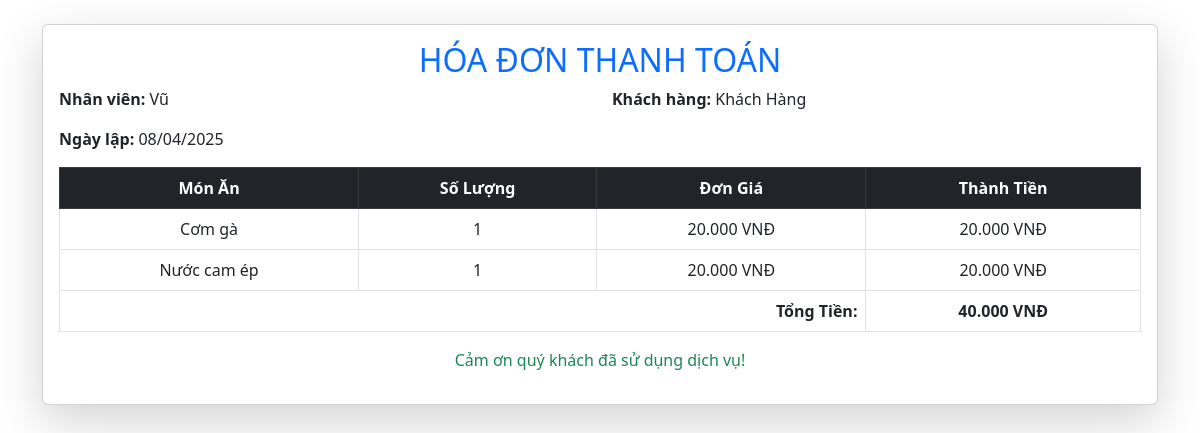
The page /Admin/hoadon.php?mahd=HD001 (signed in) on the database its author committed.
### tables this page shows
CREATE TABLE `nhanvien` (
  `MANV` varchar(5) NOT NULL,
  `HOTEN` varchar(30) DEFAULT NULL,
  `SDT` decimal(10,0) DEFAULT NULL,
  `EMAIL` varchar(50) DEFAULT NULL,
  `MATKHAU` varchar(32) DEFAULT NULL
);

CREATE TABLE `khachhang` (
  `MAKH` varchar(5) NOT NULL,
  `TENKH` varchar(30) DEFAULT NULL,
  `SDT` char(10) DEFAULT NULL
);

CREATE TABLE `hoadon` (
  `MAHD` varchar(5) NOT NULL,
  `MANV` varchar(5) DEFAULT NULL,
  `MABAN` varchar(5) DEFAULT NULL,
  `MAKH` varchar(5) DEFAULT NULL,
  `TONGTIEN` float DEFAULT NULL,
  `HD_DATE` date DEFAULT NULL,
  `HD_TRANGTHAI` varchar(15) DEFAULT NULL
);

CREATE TABLE `chitiethoadon` (
  `MAHD` varchar(5) DEFAULT NULL,
  `MAMON` varchar(5) DEFAULT NULL,
  `SOLUONG` decimal(2,0) DEFAULT NULL
);

CREATE TABLE `mon` (
  `MAMON` varchar(5) NOT NULL,
  `MALOAI` char(5) DEFAULT NULL,
  `MABUOI` char(5) DEFAULT NULL,
  `TENMON` varchar(30) DEFAULT NULL,
  `HINHANH` varchar(500) DEFAULT NULL,
  `DONGIA` float DEFAULT NULL,
  `THANHPHAN` varchar(100) DEFAULT NULL
);

### Admin/hoadon.php (the view, shortened to what this page needs)
<?php
require_once '../config/db.php';
$manv = $_SESSION['manv'];
$mahd = $_GET['mahd'] ?? null;
$sql_nv = "SELECT HOTEN FROM NHANVIEN WHERE MANV = '$manv'";
$query_nv = mysqli_query($conn, $sql_nv);
$nhanvien = mysqli_fetch_assoc($query_nv);
$tennv = $nhanvien['HOTEN'] ?? 'Không xác định';
$sql_hd = "SELECT * FROM HOADON WHERE MAHD = '$mahd'";
$query_hd = mysqli_query($conn, $sql_hd);
$hoadon = mysqli_fetch_assoc($query_hd);
$sql_kh = "SELECT TENKH FROM KHACHHANG WHERE MAKH = '{$hoadon['MAKH']}'";
$query_kh = mysqli_query($conn, $sql_kh);
$khachhang = mysqli_fetch_assoc($query_kh);
$sql_monan = "SELECT MON.TENMON, CHITIETHOADON.SOLUONG, MON.DONGIA
              FROM CHITIETHOADON
              JOIN MON ON CHITIETHOADON.MAMON = MON.MAMON
              WHERE CHITIETHOADON.MAHD = '$mahd'";
$query_monan = mysqli_query($conn, $sql_monan);
?>
<!DOCTYPE html>
<html lang="vi">
<head>
    <link href="https://cdn.jsdelivr.net/npm/bootstrap@5.3.0/dist/css/bootstrap.min.css" rel="stylesheet">
</head>
<body>
    <div class="container my-4">
        <div class="card shadow-lg">
            <div class="card-body">
                <h2 class="text-center text-primary">HÓA ĐƠN THANH TOÁN</h2>
                <div class="row mb-3">
                    <div class="col-md-6"><strong>Nhân viên:</strong> <?php echo $tennv; ?></div>
                    <div class="col-md-6"><strong>Khách hàng:</strong> <?php echo $khachhang['TENKH'] ?? 'Không xác định'; ?></div>
                </div>
                <div class="mb-3"><strong>Ngày lập:</strong> <?php echo date('d/m/Y', strtotime($hoadon['HD_DATE'])); ?></div>
                <table class="table table-bordered text-center">
                    <thead class="table-dark">
                        <tr>
                            <th>Món Ăn</th>
                            <th>Số Lượng</th>
                            <th>Đơn Giá</th>
                            <th>Thành Tiền</th>
                        </tr>
                    </thead>
                    <tbody>
                        <?php $tongTien = 0; while ($row = mysqli_fetch_assoc($query_monan)) {
                            $thanhtien = $row['SOLUONG'] * $row['DONGIA'];
                            $tongTien += $thanhtien;
                        ?>
                        <tr>
                            <td><?php echo $row['TENMON']; ?></td>
                            <td><?php echo $row['SOLUONG']; ?></td>
                            <td><?php echo number_format($row['DONGIA'], 0, ',', '.'); ?> VNĐ</td>
                            <td><?php echo number_format($thanhtien, 0, ',', '.'); ?> VNĐ</td>
                        </tr>
                        <?php } ?>
                    </tbody>
                    <tfoot>
                        <tr>
                            <th colspan="3" class="text-end">Tổng Tiền:</th>
                            <th><?php echo number_format($tongTien, 0, ',', '.'); ?> VNĐ</th>
                        </tr>
                    </tfoot>
                </table>
                <p class="text-center mt-3 text-success">Cảm ơn quý khách đã sử dụng dịch vụ!</p>
            </div>
        </div>
    </div>
</body>
</html>

### rows shown on the page
nhanvien: HOTEN "Vũ"
khachhang: TENKH "Khách Hàng"
hoadon: HD_DATE "08/04/2025"
chitiethoadon: MAMON.TENMON "Cơm gà", SOLUONG "1", MAMON.DONGIA "20.000", SOLUONG.DONGIA "20.000"
chitiethoadon: MAMON.TENMON "Nước cam ép", SOLUONG "1", MAMON.DONGIA "20.000", SOLUONG.DONGIA "20.000"

### other values the page prints
$tongTien "40.000"
